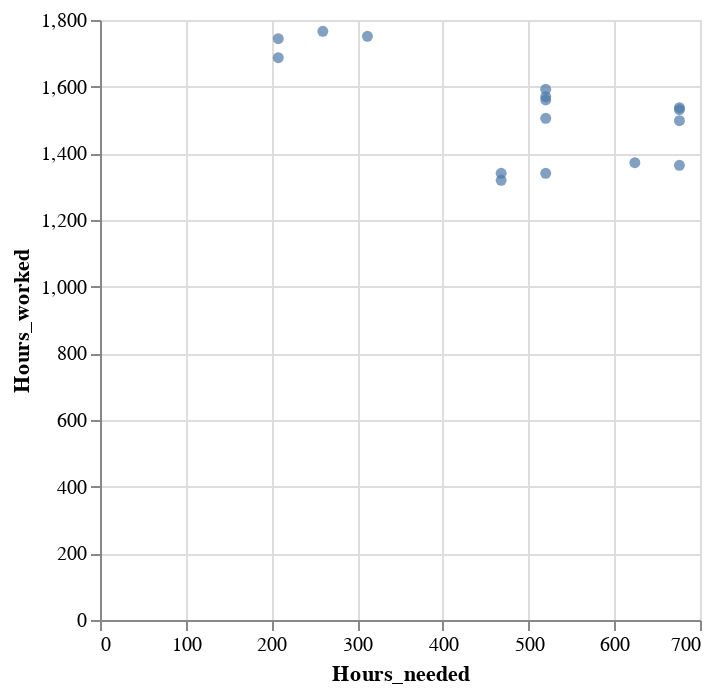

The code cell stored with this chart in its notebook:
### Code cell
import altair as alt

scatterplot = alt.Chart(merged_df).mark_circle().encode(
    x='Hours_needed:Q',
    y='Hours_worked:Q'
)
scatterplot

### Figure 1 — Vega-Lite specification as saved in the notebook (floating-point values rounded to 4 significant figures)
{"config": {"view": {"continuousWidth": 300, "continuousHeight": 300}}, "data": {"name": "data-8fca521aa12cb09ad1bfd9b0f92cfce1"}, "mark": {"type": "circle"}, "encoding": {"x": {"field": "Hours_needed", "type": "quantitative"}, "y": {"field": "Hours_worked", "type": "quantitative"}}, "$schema": "https://vega.github.io/schema/vega-lite/v5.15.1.json", "datasets": {"data-8fca521aa12cb09ad1bfd9b0f92cfce1": [{"LOCATION": "Germany", "SUBJECT": "TOT", "MEASURE": "HR_AVEWAGE", "TIME": 2019, "Hours_worked": 1372, "SUBJECT1": "2 CHILDREN", "Hours_needed": 624}, {"LOCATION": "Germany", "SUBJECT": "TOT", "MEASURE": "HR_AVEWAGE", "TIME": 2020, "Hours_worked": 1319, "SUBJECT1": "2 CHILDREN", "Hours_needed": 468}, {"LOCATION": "Germany", "SUBJECT": "TOT", "MEASURE": "HR_AVEWAGE", "TIME": 2021, "Hours_worked": 1340, "SUBJECT1": "2 CHILDREN", "Hours_needed": 468}, {"LOCATION": "Germany", "SUBJECT": "TOT", "MEASURE": "HR_AVEWAGE", "TIME": 2022, "Hours_worked": 1340, "SUBJECT1": "2 CHILDREN", "Hours_needed": 520}, {"LOCATION": "Germany", "SUBJECT": "TOT", "MEASURE": "HR_AVEWAGE", "TIME": 2019, "Hours_worked": 1537, "SUBJECT1": "NO CHILDREN", "Hours_needed": 676}, {"LOCATION": "Germany", "SUBJECT": "TOT", "MEASURE": "HR_AVEWAGE", "TIME": 2020, "Hours_worked": 1364, "SUBJECT1": "NO CHILDREN", "Hours_needed": 676}, {"LOCATION": "Germany", "SUBJECT": "TOT", "MEASURE": "HR_AVEWAGE", "TIME": 2021, "Hours_worked": 1498, "SUBJECT1": "NO CHILDREN", "Hours_needed": 676}, {"LOCATION": "Germany", "SUBJECT": "TOT", "MEASURE": "HR_AVEWAGE", "TIME": 2022, "Hours_worked": 1531, "SUBJECT1": "NO CHILDREN", "Hours_needed": 676}, {"LOCATION": "United Kingdom", "SUBJECT": "TOT", "MEASURE": "HR_AVEWAGE", "TIME": 2019, "Hours_worked": 1766, "SUBJECT1": "2 CHILDREN", "Hours_needed": 260}, {"LOCATION": "United Kingdom", "SUBJECT": "TOT", "MEASURE": "HR_AVEWAGE", "TIME": 2020, "Hours_worked": 1687, "SUBJECT1": "2 CHILDREN", "Hours_needed": 208}, {"LOCATION": "United Kingdom", "SUBJECT": "TOT", "MEASURE": "HR_AVEWAGE", "TIME": 2021, "Hours_worked": 1744, "SUBJECT1": "2 CHILDREN", "Hours_needed": 208}, {"LOCATION": "United Kingdom", "SUBJECT": "TOT", "MEASURE": "HR_AVEWAGE", "TIME": 2022, "Hours_worked": 1751, "SUBJECT1": "2 CHILDREN", "Hours_needed": 312}, {"LOCATION": "United Kingdom", "SUBJECT": "TOT", "MEASURE": "HR_AVEWAGE", "TIME": 2019, "Hours_worked": 1592, "SUBJECT1": "NO CHILDREN", "Hours_needed": 520}, {"LOCATION": "United Kingdom", "SUBJECT": "TOT", "MEASURE": "HR_AVEWAGE", "TIME": 2020, "Hours_worked": 1505, "SUBJECT1": "NO CHILDREN", "Hours_needed": 520}, {"LOCATION": "United Kingdom", "SUBJECT": "TOT", "MEASURE": "HR_AVEWAGE", "TIME": 2021, "Hours_worked": 1560, "SUBJECT1": "NO CHILDREN", "Hours_needed": 520}, {"LOCATION": "United Kingdom", "SUBJECT": "TOT", "MEASURE": "HR_AVEWAGE", "TIME": 2022, "Hours_worked": 1570, "SUBJECT1": "NO CHILDREN", "Hours_needed": 520}]}}
